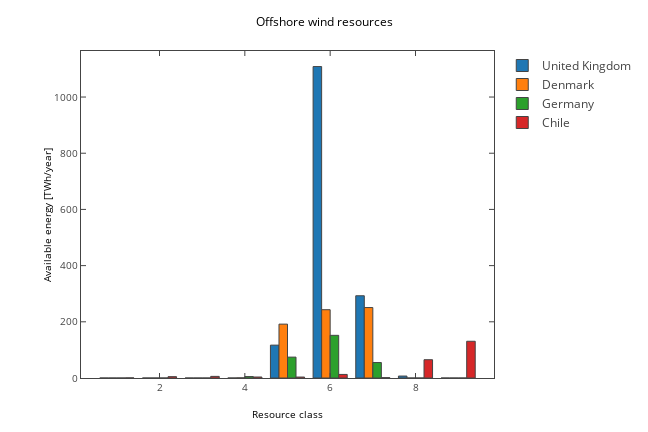

This figure's notebook cell:
### Code cell
mpl_fig = plt.figure(figsize=(9,6))
ax = mpl_fig.add_subplot(111)
x=np.array(list(wind_res2[countries[0]].keys()))
    
for i,country in enumerate(countries):
    y=wind_res2[country].values()
    ax.bar(x,y,width=0.8)
ax.set_ylabel('Available energy [TWh/year]')
ax.set_xlabel('Resource class')
ax.set_title('Offshore wind resources')
plotly_fig = tls.mpl_to_plotly(mpl_fig)
for i,e in enumerate(plotly_fig['data']):
    e['name']=countries[i]
plotly_fig["layout"]["showlegend"] = True
plotly_fig["layout"]['hovermode']='x'
iplot(plotly_fig, filename='ofs2')

### Figure 1 — Plotly figure (JSON) as saved in the notebook; plotly's stock layout.template omitted (floating-point values rounded to 4 significant figures)
{"data": [{"marker": {"color": "#1F77B4", "line": {"width": 1}}, "name": "United Kingdom", "opacity": 1, "orientation": "v", "type": "bar", "uid": "3bc2021e-cf47-11e8-873c-b00594f12df5", "x": [1, 2, 3, 4, 5, 6, 7, 8, 9], "xaxis": "x", "y": [0, 0, 0, 0, 116.9, 1108.0, 292.7, 6.941, 0], "yaxis": "y"}, {"marker": {"color": "#FF7F0E", "line": {"width": 1}}, "name": "Denmark", "opacity": 1, "orientation": "v", "type": "bar", "uid": "3bc3afe6-cf47-11e8-94ce-b00594f12df5", "x": [1, 2, 3, 4, 5, 6, 7, 8, 9], "xaxis": "x", "y": [0, 0, 0, 0.4586, 191.7, 243.1, 250.7, 0, 0], "yaxis": "y"}, {"marker": {"color": "#2CA02C", "line": {"width": 1}}, "name": "Germany", "opacity": 1, "orientation": "v", "type": "bar", "uid": "3bc62100-cf47-11e8-a6ec-b00594f12df5", "x": [1, 2, 3, 4, 5, 6, 7, 8, 9], "xaxis": "x", "y": [0, 0, 0, 5.089, 74.31, 151.9, 55.03, 0, 0], "yaxis": "y"}, {"marker": {"color": "#D62728", "line": {"width": 1}}, "name": "Chile", "opacity": 1, "orientation": "v", "type": "bar", "uid": "3bc9a36e-cf47-11e8-a458-b00594f12df5", "x": [1, 2, 3, 4, 5, 6, 7, 8, 9], "xaxis": "x", "y": [0.432, 4.767, 5.725, 3.558, 3.341, 12.72, 1.241, 65.11, 130.8], "yaxis": "y"}], "layout": {"autosize": false, "bargap": 0.2, "height": 432, "hovermode": "x", "margin": {"b": 54, "l": 81, "pad": 0, "r": 64, "t": 51}, "showlegend": true, "title": "Offshore wind resources", "titlefont": {"color": "#000000", "size": 12}, "width": 648, "xaxis": {"anchor": "y", "domain": [0, 1], "mirror": "ticks", "nticks": 6, "range": [0.16, 9.84], "showgrid": false, "showline": true, "side": "bottom", "tickfont": {"size": 10}, "ticks": "inside", "title": "Resource class", "titlefont": {"color": "#000000", "size": 10}, "type": "linear", "zeroline": false}, "yaxis": {"anchor": "x", "domain": [0, 1], "mirror": "ticks", "nticks": 7, "range": [0, 1164.0], "showgrid": false, "showline": true, "side": "left", "tickfont": {"size": 10}, "ticks": "inside", "title": "Available energy [TWh/year]", "titlefont": {"color": "#000000", "size": 10}, "type": "linear", "zeroline": false}}}
